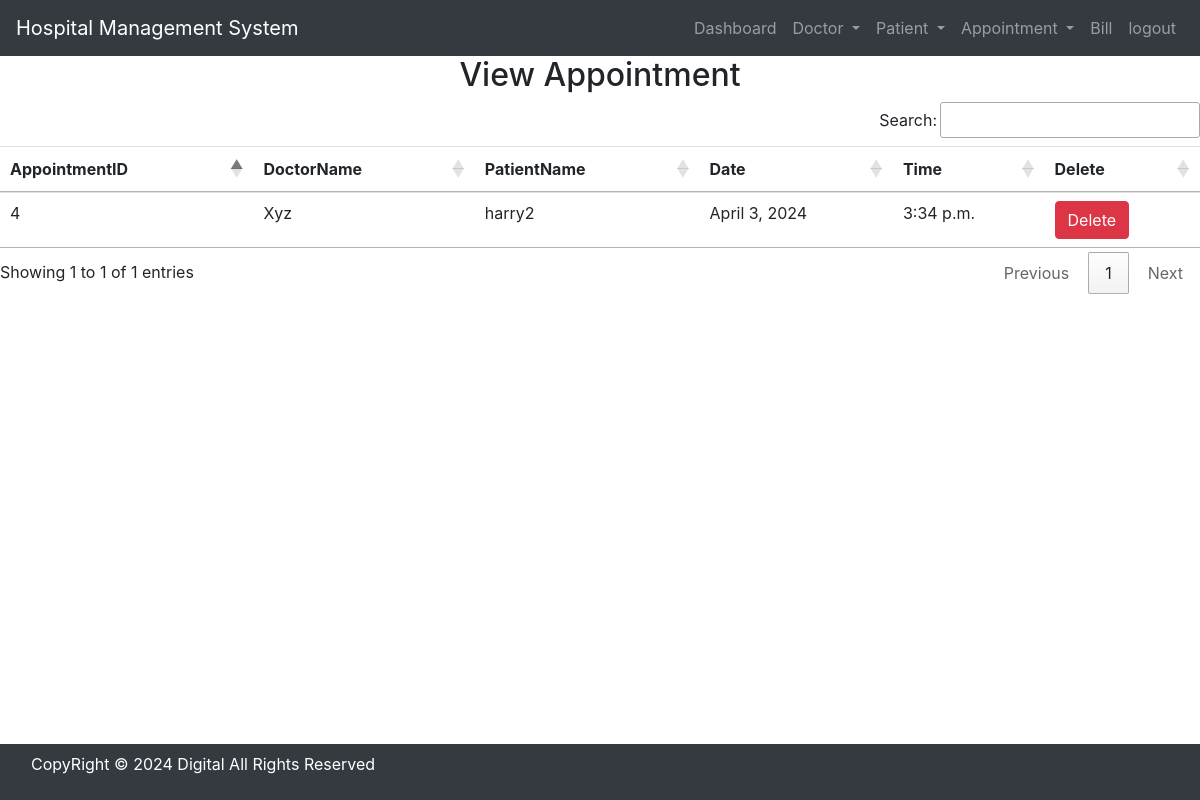
The app's page /view_appointment/ (signed in), older data.
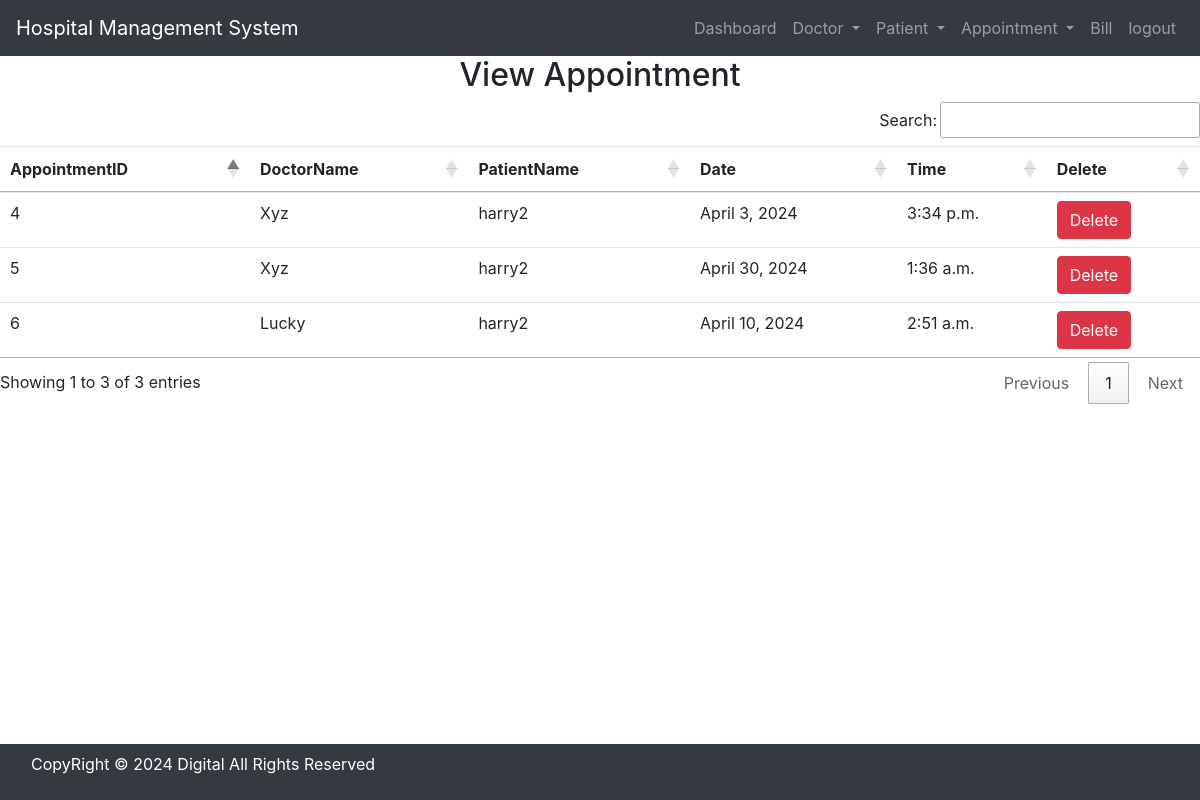
The same page, newer data.
### hospital/models.py (models this page shows, shortened)
class Appointment(models.Model):
    Doctor = models.ForeignKey(Doctor, on_delete=models.CASCADE)
    Patient = models.ForeignKey(Patient, on_delete=models.CASCADE)
    date = models.DateField()
    time = models.TimeField()

class Doctor(models.Model):
    Name = models.CharField(max_length=50)
    mobile = models.IntegerField()
    department =models.CharField(max_length=50)
    def __str__(self):
        return self.Name

class Patient(models.Model):
    Name = models.CharField(max_length=50)
    gender = models.CharField(max_length=10)
    mobile = models.IntegerField(null=True)
    address = models.TextField()
    def __str__(self):
        return self.Name

### hospital/views.py (the view)
# urls.py: path('view_appointment/', View_Appointment , name='view_appointment'),
def View_Appointment(request):
    if not request.user.is_staff:
        return redirect('login')
    doc = Appointment.objects.all()
    d = {'doc': doc}
    return render(request, 'view_appointment.html' , d)

### hospital/templates/view_appointment.html
{%include 'base.html'%}
{% load static %}
{%include 'navigation.html'%}
<div>
    <h2 class="text-center">View Appointment</h2>
    <table id="example" class="table table-hover">
        <thead>
            <tr>
                <th>AppointmentID</th>
                <th>DoctorName</th>
                <th>PatientName</th>
                <th>Date</th>
                <th>Time</th>
                <th>Delete</th>
            </tr>
        </thead>
        <tbody>
            {% for i in doc %}
            <tr>
                <td>{{i.id}}</td>
                <td>{{i.Doctor}}</td>
                <td>{{i.Patient}}</td>
                <td>{{i.date}}</td>
                <td>{{i.time}}</td>
                <td><a href="{%url 'delete_appointment' i.id %}"
                    onclick="return confirm('Are you sure you want to delete?')" class="btn btn-danger" >Delete</a></td>
            </tr>
            {% endfor %}
        </tbody>
    </table>
</div>
{%include 'footer.html'%}

### hospital/templates/base.html (shortened to what this page needs)
{% load static %}
<!DOCTYPE html>
<html>
    <head>
        <link rel="stylesheet" href="https://cdn.jsdelivr.net/npm/bootstrap@4.6.2/dist/css/bootstrap.min.css">
        <link rel="stylesheet" href="https://use.fontawesome.com/releases/v5.7.0/css/all.css">
        <link rel="stylesheet" type="text/css" href="{% static 'css/mystyle.css' %}">
        <link rel="stylesheet" href=https://cdn.datatables.net/1.10.22/css/jquery.dataTables.min.css />
        <link rel="stylesheet" href=https://cdn.datatables.net/buttons/1.6.5/css/buttons.dataTables.min.css />
    </head>
    <body>
    </body>
</html>

### hospital/templates/navigation.html (shortened to what this page needs)
<nav class="navbar navbar-expand-lg navbar-dark bg-dark">
    <a class="navbar-brand" href="{%url 'home'%}">Hospital Management System</a>
    <div class="collapse navbar-collapse" id="navbarSupportedContent">
      <ul class="navbar-nav ml-auto">
          {%if request.user.is_staff %}
          <li class="nav-item">
            <a class="nav-link" href="{%url 'dashboard'%}">Dashboard <span class="sr-only">(current)</span></a>
          </li>
        <li class="nav-item dropdown">
          <a class="nav-link dropdown-toggle" href="#" id="navbarDropdown" role="button" data-toggle="dropdown" aria-haspopup="true" aria-expanded="false">
            Doctor
          </a>
        </li>
        <li class="nav-item dropdown">
          <a class="nav-link dropdown-toggle" href="#" id="navbarDropdown" role="button" data-toggle="dropdown" aria-haspopup="true" aria-expanded="false">
           Patient
          </a>
        </li>
        <li class="nav-item dropdown">
          <a class="nav-link dropdown-toggle" href="#" id="navbarDropdown" role="button" data-toggle="dropdown" aria-haspopup="true" aria-expanded="false">
           Appointment
          </a>
        </li>
        <li class="nav-item">
          <a class="nav-link" href="{%url 'bill'%}">Bill</a>
        </li>
        <li class="nav-item">
          <a class="nav-link" href="{%url 'logout_admin'%}">logout</a>
        </li>
        {% endif %}
      </ul>
    </div>
  </nav>

### hospital/templates/footer.html
<nav class="navbar navbar-expand-sm bg-dark navbar-dark fixed-bottom">
    <div class="footer-bottom">
        <div class="container">
            <div class="row">
                <div class="col-sm-12 text-center">
                    <div class="copyright-text">
                        <p class="text-white text-center">CopyRight © 2024 Digital All Rights Reserved</p>
                    </div>
                </div>
            </div>
        </div>
    </div>
</nav>

Row changes from the older to the newer data that the page shows:
added Appointment: id "5", Doctor "Xyz", Patient "harry2", date "April 30, 2024", time "1:36 a.m."
added Appointment: id "6", Doctor "Lucky", Patient "harry2", date "April 10, 2024", time "2:51 a.m."
Text that changed along with them:
text written by a page script: "Search: Showing 1 to 1 of 1 entries Previous 1 Next" → "Search: Showing 1 to 3 of 3 entries Previous 1 Next"
